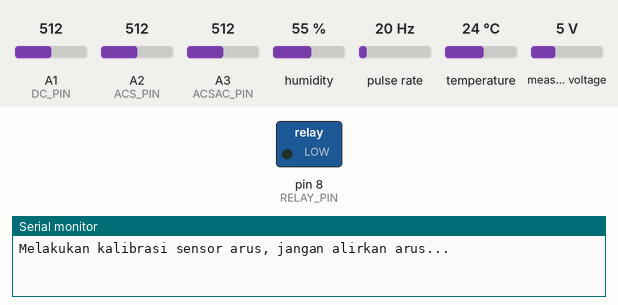
The sketch below on a simulated Arduino Uno, built with avr-gcc and run on an emulated ATmega328P. On the bench: switched loads named in the sketch (green lamp = pin HIGH), the last lines printed to the serial monitor. Wiring (inferred from the names in the program): pulse sensor: data pin 3. The test bench sets the inputs (shaded band); at power-on: A1 (DC_PIN) = 512, A2 (ACS_PIN) = 512, A3 (ACSAC_PIN) = 512, humidity 55 %, pulse rate 20 Hz, temperature 24 °C, measured voltage 5 V.

Above: at 0.1 s.
At 2.9 s:
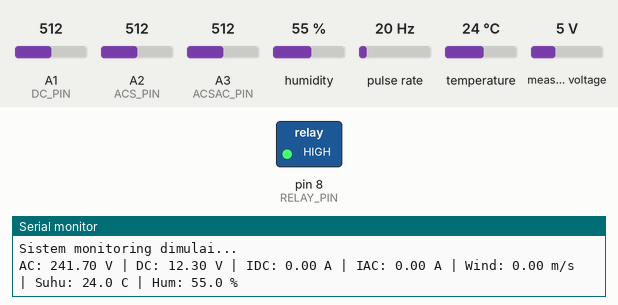
Timing chart, 0 to 4.4 s (numbered marks = the images above):
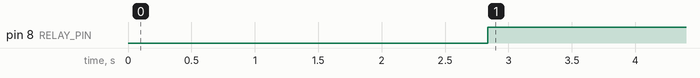

The sketch:

CodeArduino.ino
```cpp
#include <Arduino.h>
#include <ZMPT101B.h>
#include <DHT.h>

// ================== Definisi Pin ==================
#define AC_PIN      A0  // ZMPT101B (tegangan AC)
#define DC_PIN      A1  // Voltage divider (tegangan DC)
#define ACS_PIN     A2  // ACS712 DC 20A
#define ACSAC_PIN   A3  // ACS712 AC 20A
#define WIND_PIN    3   // Sensor Angin di pin 3
#define DHTPIN      4   // DHT22 pin data
#define RELAY_PIN   8   // Relay di pin 8

// ================== Objek Library ==================
ZMPT101B voltageSensor(AC_PIN, 50.0);
DHT dht(DHTPIN, DHT22);

// ================== Kalibrasi Tegangan AC ==================
float zeroOffsetAC  = 2.84;
float scaleFactorAC = 1.064;

// ================== Kalibrasi Tegangan DC ==================
#define VREF      5.0
#define ADC_RES   1023.0
float R1 = 30000.0;
float R2 = 7500.0;
const float dcCorrectionFactor = 0.9833;

// ================== Kalibrasi Arus ==================
// DC 20A
// !! PENTING: Lakukan tes tanpa beban, lihat pembacaan arus, lalu masukkan nilainya di sini !!
const float DC_ZERO_POINT_OFFSET = 0.0; // <-- UBAH NILAI INI SESUAI HASIL TES TANPA BEBAN
const float sensitivityDC = 0.100;      // Sesuaikan jika modul Anda bukan 20A (0.185 untuk 5A, 0.066 untuk 30A)
float VoffsetACS_init     = 2.50;
static float Voffset_dyn  = 2.50;

// AC 20A
const float sensitivityAC = 0.100;
float VoffsetAC_current = 2.50;
const int sampleAC = 500;
const float deadZoneAC = 0.1;

// ================== Anemometer ==================
float windFactor = 2.423; // Nilai sudah dikalibrasi
volatile unsigned long pulseCount = 0;
unsigned long lastMeasure = 0;
float windSpeed = 0.0;

// ================== Fungsi Moving Average ==================
// Fungsi untuk menghaluskan data angin
float smoothWind(float newVal) {
  const int N = 10;
  static float buffer[N];
  static int idx = 0;
  static bool filled = false;
  buffer[idx] = newVal;
  idx = (idx + 1) % N;
  if (idx == 0) filled = true;
  float sum = 0;
  int count = filled ? N : idx;
  for (int i = 0; i < count; i++) sum += buffer[i];
  return sum / count;
}

// Fungsi untuk menghaluskan data arus DC
float smoothCurrent(float newVal) {
  const int N = 10;
  static float buffer[N];
  static int idx = 0;
  static bool filled = false;
  buffer[idx] = newVal;
  idx = (idx + 1) % N;
  if (idx == 0) filled = true;
  float sum = 0;
  int count = filled ? N : idx;
  for (int i = 0; i < count; i++) sum += buffer[i];
  return sum / count;
}

// ================== Interrupt Service Routines ==================
void countPulse() {
  pulseCount++;
}

// ================== Setup ==================
void setup() {
  Serial.begin(9600);
  voltageSensor.setSensitivity(500.0f);
  dht.begin();

  pinMode(RELAY_PIN, OUTPUT);
  digitalWrite(RELAY_PIN, LOW);

  // Auto kalibrasi offset ACS712
  // PENTING: Pastikan tidak ada arus yang mengalir saat startup
  Serial.println("Melakukan kalibrasi sensor arus, jangan alirkan arus...");
  long sumDC = 0;
  long sumAC = 0;
  const int N = 1200;
  for (int i = 0; i < N; i++) {
    sumDC += analogRead(ACS_PIN);
    sumAC += analogRead(ACSAC_PIN);
    delay(1);
  }
  VoffsetACS_init = (sumDC / (float)N) * (VREF / ADC_RES);
  Voffset_dyn = VoffsetACS_init;
  VoffsetAC_current = (sumAC / (float)N) * (VREF / ADC_RES);
  Serial.print("Kalibrasi offset DC selesai. Voffset: ");
  Serial.println(Voffset_dyn, 3);

  // Setup Anemometer
  pinMode(WIND_PIN, INPUT_PULLUP);
  attachInterrupt(digitalPinToInterrupt(WIND_PIN), countPulse, FALLING);

  Serial.println("Sistem monitoring dimulai...");
}

// ================== Fungsi Baca Arus DC ==================
float readDCCurrent() {
  const int N_avg = 180;
  double sumV = 0.0;
  for (int i = 0; i < N_avg; i++) {
    sumV += analogRead(ACS_PIN);
  }
  float Vavg = (sumV / N_avg) * (VREF / ADC_RES);

  float I = (Vavg - Voffset_dyn) / sensitivityDC;

  if (fabs(I) < 0.30) {
    Voffset_dyn += 0.05 * (Vavg - Voffset_dyn);
  }

  if (fabs(I) < 0.05) {
    I = 0.0;
  }

  return fabs(I);
}

// ================== Fungsi Baca Arus AC ==================
float readACCurrent() {
  long sumSq = 0;
  int adc_offset_int = VoffsetAC_current * (ADC_RES / VREF);
  for (int i = 0; i < sampleAC; i++) {
    int raw = analogRead(ACSAC_PIN) - adc_offset_int;
    sumSq += (long)raw * raw;
  }
  float Vrms_adc = sqrt((float)sumSq / sampleAC);
  float Vrms_volt = Vrms_adc * (VREF / ADC_RES);
  return Vrms_volt / sensitivityAC;
}

// ================== Fungsi Hitung Kecepatan Angin ==================
void calculatePulseSensors() {
  if (millis() - lastMeasure >= 1000) {
    noInterrupts();
    unsigned long currentPulseCount = pulseCount;
    pulseCount = 0;
    interrupts();

    float rawWindSpeed = (float)currentPulseCount * windFactor;
    windSpeed = smoothWind(rawWindSpeed);

    if (windSpeed < 1.5) {
      windSpeed = 0.0;
    }
    lastMeasure = millis();
  }
}

// ================== Loop Utama ==================
void loop() {
  calculatePulseSensors();

  // 1. Pembacaan Tegangan AC
  float vRawAC   = voltageSensor.getRmsVoltage();
  float vFinalAC = (vRawAC - zeroOffsetAC) * scaleFactorAC;
  if (vFinalAC < 2.0) vFinalAC = 0;

  // 2. Pembacaan Tegangan DC
  int rawDC = analogRead(DC_PIN);
  float vADC = (rawDC / ADC_RES) * VREF;
  float vFinalDC_raw = vADC * (R1 + R2) / R2;
  float vFinalDC = vFinalDC_raw * dcCorrectionFactor;
  if (vFinalDC < 0.3) vFinalDC = 0;

  // 3. Logika Kontrol Relay Proteksi
  if (vFinalDC > 13.5 || windSpeed > 13.0) {
    digitalWrite(RELAY_PIN, HIGH);
  } else {
    digitalWrite(RELAY_PIN, LOW);
  }

  // 4. Pembacaan Arus DC & AC
  float iDC_raw = readDCCurrent();
  float iDC_smoothed = smoothCurrent(iDC_raw);

  // ## PERBAIKAN KALIBRASI DI SINI ##
  float iDC = iDC_smoothed - DC_ZERO_POINT_OFFSET; // Terapkan koreksi offset
  if (iDC < 0.1) iDC = 0.0; // Jika hasil negatif atau sangat kecil, jadikan nol

  float iAC = readACCurrent();
  if (iAC < deadZoneAC) iAC = 0.0;

  // 5. Pembacaan Suhu & Kelembaban (DHT22)
  float suhu = dht.readTemperature();
  float hum  = dht.readHumidity();

  // 6. Tampilkan semua data ke Serial Monitor
  Serial.print("AC: "); Serial.print(vFinalAC, 2); Serial.print(" V | ");
  Serial.print("DC: "); Serial.print(vFinalDC, 2); Serial.print(" V | ");
  Serial.print("IDC: "); Serial.print(iDC, 2); Serial.print(" A | ");
  Serial.print("IAC: "); Serial.print(iAC, 2); Serial.print(" A | ");
  Serial.print("Wind: "); Serial.print(windSpeed, 2); Serial.print(" m/s | ");
  Serial.print("Suhu: "); Serial.print(suhu, 1); Serial.print(" C | ");
  Serial.print("Hum: "); Serial.print(hum, 1); Serial.println(" %");

  delay(1200);
}
```

Measured:
- by itself, pin 8 (RELAY_PIN): LOW → HIGH at 2.8 s
